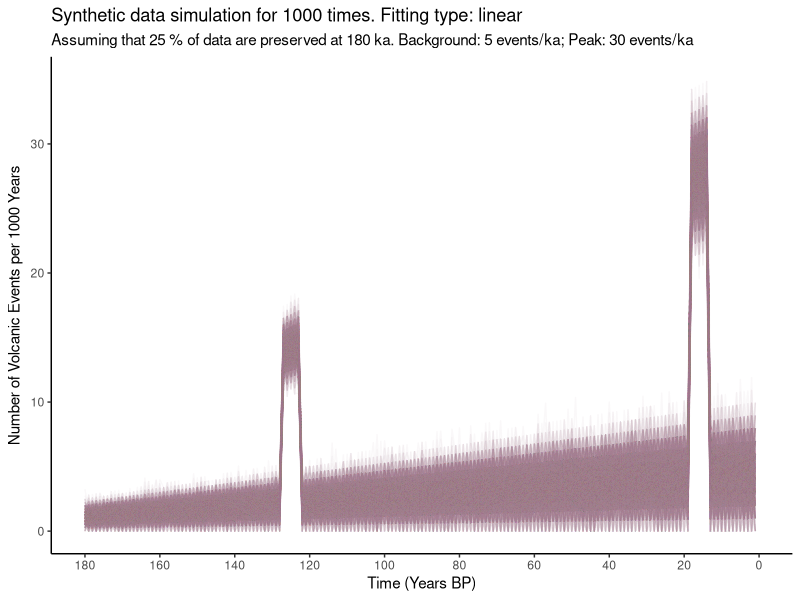

Source code (R):
## ---- chunk 1
knitr::opts_chunk$set(echo = TRUE)
## ---- chunk 2
synthetic_gen <- function(background, peak){
  
  bg <- background
  pk <- peak
  
  library(ggplot2)
  
  # Initiating a new data.frame for the synthetic data
  syn <- data.frame(ka = c(1:180))
  syn$yearsBP <- NA
  for (i in 1:nrow(syn)){
    syn$yearsBP[i] <- syn$ka[i] * 1000
  }
  
  # Generating the synthetic data
  # method:
  # 1) Background noise = 5 +/- 4;
  #    The variation is based on the normal distribution
  #    using rnorm(1, mean=5, sd=2) function with as.integer()function
  #    which is: as.integer(rnorm(1, mean=5, sd=2))
  # 2) Peaks at interglacial periods:
  #    when ka -> (14, 18) OR (123, 127)
  # 3) Data at peaks = 30 +/- 5
  #    which is: as.integer(rnorm(1, mean=30, sd=2.5))
  syn$events <- NA
  
  for (i in 1:nrow(syn)){
    if(isTRUE(i>=14 && i<=18) || isTRUE(i>=123 && i<=127)){
      syn$events[i] <- as.integer(rnorm(1, mean=pk, sd=2.5))
    } else {
      syn$events[i] <- as.integer(rnorm(1, mean=bg, sd=2))
    }
  }
  
  # plot to see the synthetic data
  
  plot <- ggplot()+
    geom_line(data=syn, aes(x=syn$ka, y=syn$events))+
    scale_x_reverse(limits = c(180, 0),breaks = scales::pretty_breaks(n = 18)) +
    ggtitle("Synthetic data") +
    theme(panel.grid.major = element_blank(), panel.grid.minor = element_blank(),
          panel.background = element_blank(), axis.line = element_line(colour = "black"))+
    labs(y = "Events",
         x = "Ka")
  
  plot
  
  return(syn)
}

## ---- chunk 3
mc_syn <- function(type, p, run, background, peak){
  
  require(stringdist)
  
  #df <- syn
  #p <- 0.1
  #run <- 100
  
  
  bg <- background
  pk <- peak
  #type <-"linear"
  
  # Initiating the output data frame
  output <- data.frame(ka = c(1:180))
  
  if(type %in% "linear"){
    
    for(mc in 1:run){
      # generate a new synthetic dataset
      df <- synthetic_gen(bg, pk)
      
      # calculate the number of events preserved in each time period
      output$nextrun <- NA
      df$prob <- NA
      
      # In the linear case, the fitting curve y = kx + b passes through (0,1) and (180, p)
      # Therefore:
      # b = 1 and 180k + 1 = p
      # solve: k = (p-1)/180
      # And the curve is: y = (p-1) * x / 180 + 1 where y is the prob and x is ka
      # And the number of preserved events is y * df$events[i]
      
      for (i in 1:nrow(output)){
        df$prob[i] <- (p-1) * df$ka[i] / 180 + 1
        output$nextrun[i] <- ((p-1) * output$ka[i] / 180 + 1) * df$events[i]
      }

      
      # set the column name
      names(output)[mc+1] <- paste("Simu",toString(mc), sep = " ", collapse = NULL)

    }
    # plot
    maint <- paste("Synthetic data simulation for", toString(run), "times. Fitting type:", type)
    subt <- paste("Assuming that", toString(p*100), "% of data are preserved at 180 ka. Background:", toString(bg), "events/ka; Peak:", toString(pk), "events/ka")
    last <- run + 1
    plot <- ggplot()
    for(i in 2:last){
      gg.data <- data.frame(Time=output[,1], Events=output[,i])
      plot<- plot+
        geom_line(data=gg.data, aes(x=Time, y=Events),size = 0.5, colour="#A67C94", alpha = 0.05) 
    }
    
    plot <- plot + scale_x_reverse(limits = c(180, 0.1),breaks = scales::pretty_breaks(n = 9)) +
      ggtitle(maint, subt) +
      theme(panel.grid.major = element_blank(), panel.grid.minor = element_blank(),
            panel.background = element_blank(), axis.line = element_line(colour = "black"))+
      scale_y_continuous(name = expression("Number of Volcanic Events per 1000 Years"), limits = c(0, 35))+
      labs(y = "Counts",
           x = "Time (Years BP)",
           colour = "Parameter")
    print(plot)
    
    # return data
    return(output)
    
  } else if (type %in% "inverse"){
    for(mc in 1:run){
      # generate a new synthetic dataset
      df <- synthetic_gen(bg, pk)
      
      # calculate the number of events preserved in each time period
      output$nextrun <- NA
      df$prob <- NA
      
      # In the linear case, the fitting curve y = k/(x + b) passes through (0,1) and (180, p)
      # Therefore:
      # b = -k and k/(180 + k) = p
      # solve: k = 180*p/(1 - p)
      # And the curve is: y = (180 * p / (1 - p))/ (x + (180 * p / (1 - p)))
      # where y is the prob and x is ka
      # And the number of preserved events is y * df$events[i]
      
      for (i in 1:nrow(output)){
        df$prob[i] <- (180 * p / (1 - p))/ (df$ka[i] + (180 * p / (1 - p)))
        output$nextrun[i] <- df$prob[i] * df$events[i]
      }
      
      
      # set the column name
      names(output)[mc+1] <- paste("Simu",toString(mc), sep = " ", collapse = NULL)
      
    }
    # plot
    maint <- paste("Synthetic data simulation for", toString(run), "times. Fitting type:", type, "proportional")
    subt <- paste("Assuming that", toString(p*100), "% of data are preserved at 180 ka. Background:", toString(bg), "events/ka; Peak:", toString(pk), "events/ka")
    last <- run + 1
    plot <- ggplot()
    for(i in 2:last){
      gg.data <- data.frame(Time=output[,1], Events=output[,i])
      plot<- plot+
        geom_line(data=gg.data, aes(x=Time, y=Events),size = 0.5, colour="#A67C94", alpha = 0.05) 
    }
    
    plot <- plot + scale_x_reverse(limits = c(180, 0.1),breaks = scales::pretty_breaks(n = 9)) +
      ggtitle(maint, subt) +
      theme(panel.grid.major = element_blank(), panel.grid.minor = element_blank(),
            panel.background = element_blank(), axis.line = element_line(colour = "black"))+
      scale_y_continuous(name = expression("Number of Volcanic Events per 1000 Years"), limits = c(0, 35))+
      labs(y = "Counts",
           x = "Time (Years BP)",
           colour = "Parameter")
    print(plot)
    
    # return data
    return(output)

  } else if (type %in% "log"){
    
    # for convenience in natural log calculation, we use probability of DROPPING instead of KEEPING
    # so we need to initiating a new var called p1
    
    p1 <- 1 - p
    
    for(mc in 1:run){
      # generate a new synthetic dataset
      df <- synthetic_gen(bg, pk)
      
      # calculate the number of events preserved in each time period
      output$nextrun <- NA
      df$prob <- NA
      
      # In the natural log case, the fitting curve y = ln(x+b)/k passes through (0,1) and (180, p1)
      # detailed calculation could be found on the github folder named naturalLog.png
      # And the curve is: y = ln(x+1)/(5.198/p1)
      # And the number of preserved events is (1-y) * df$events[i]
      
      for (i in 1:nrow(output)){
        df$prob[i] <- 1- (log(df$ka[i] + 1) / (5.198 / p1))
        output$nextrun[i] <- df$prob[i] * df$events[i]
      }
      
      
      # set the column name
      names(output)[mc+1] <- paste("Simu",toString(mc), sep = " ", collapse = NULL)
      
    }
    # plot
    maint <- paste("Synthetic data simulation for", toString(run), "times. Fitting type: natural", type)
    subt <- paste("Assuming that", toString(p*100), "% of data are preserved at 180 ka. Background:", toString(bg), "events/ka; Peak:", toString(pk), "events/ka")
    last <- run + 1
    plot <- ggplot()
    for(i in 2:last){
      gg.data <- data.frame(Time=output[,1], Events=output[,i])
      plot<- plot+
        geom_line(data=gg.data, aes(x=Time, y=Events),size = 0.5, colour="#A67C94", alpha = 0.05) 
    }
    
    plot <- plot + scale_x_reverse(limits = c(180, 0.1),breaks = scales::pretty_breaks(n = 9)) +
      ggtitle(maint, subt) +
      theme(panel.grid.major = element_blank(), panel.grid.minor = element_blank(),
            panel.background = element_blank(), axis.line = element_line(colour = "black"))+
      scale_y_continuous(name = expression("Number of Volcanic Events per 1000 Years"), limits = c(0, 35))+
      labs(y = "Counts",
           x = "Time (Years BP)",
           colour = "Parameter")
    print(plot)
    
    # return data
    return(output)
    
  } else {
    error <- "Fitting curve options: linear, log or inverse"
    print(error)
    return(NA)
  }
  
  
}
## ---- chunk 4
linearDF <- mc_syn("linear", 0.25, 1000, 5, 30)
